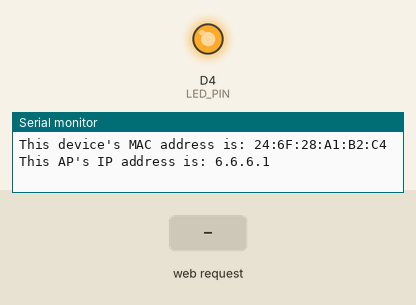
This sketch was run on a simulated ESP8266 (NodeMCU). Parts: output pins drawn as LEDs (lit = HIGH), the last lines printed to the serial monitor. The test bench sets the inputs (shaded band).

Above: at 1.2 s.
1.3 s: HTTP request GET /led/1 received
At 2.3 s:
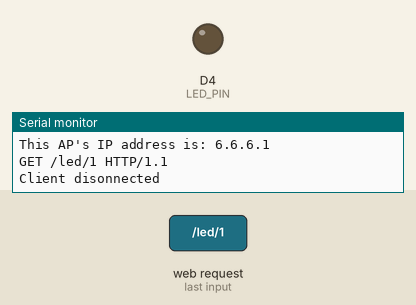
2.8 s: HTTP request GET /led/0 received
At 3.5 s:
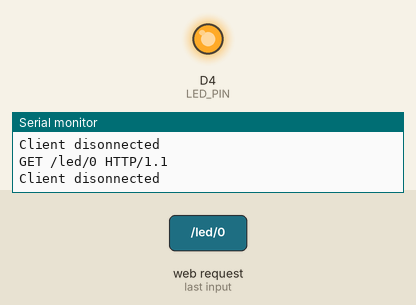
Timing chart, 0 to 5.8 s (numbered marks = the images above; inputs shaded):
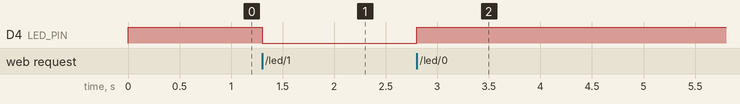

Measured:
- after the input at 1.3 s, D4 (LED_PIN): HIGH → LOW at once
- after the input at 2.8 s, D4 (LED_PIN): LOW → HIGH at once

The sketch:

ap.ino
```cpp
#include <ESP8266WiFi.h>
//#include "pins_arduino.h"
//////////////////////
// WiFi Definitions //
//////////////////////
// this esp's ap credentials
const char AP_NAME[] = "espnode";
const char WiFiAPPSK[] = "security123";

int wifiStatus;
IPAddress ip(6,6,6,1);      // this node's soft ap ip address
IPAddress gateway(6,6,6,1); // this node's soft ap gateway
IPAddress subnet(255,255,255,0); // this node's soft ap subnet mask
WiFiServer server(80);

/////////////////////
// Pin Definitions //
/////////////////////
const int LED_PIN = D4; // ESP's onboard, green LED
const int ANALOG_PIN = A0; // The only analog pin on the ESP
const int DIGITAL_PIN = D3; // Digital pin to be read

void setup()
{
  initHardware();
  setupWiFi();
  server.begin();
}

void loop()
{
  // Check if a client has connected
  WiFiClient client = server.available();
  if (!client) {
    return;
  }

  // Read the first line of the request
  String req = client.readStringUntil('\r');
  Serial.println(req);
  client.flush();

  // Match the request
  int val = -1; // We'll use 'val' to keep track of both the
                // request type (read/set) and value if set.
  if (req.indexOf("/led/0") != -1)
    val = 1; // Will write LED high
  else if (req.indexOf("/led/1") != -1)
    val = 0; // Will write LED low
  else if (req.indexOf("/read") != -1)
    val = -2; // Will print pin reads
  // Otherwise request will be invalid. We'll say as much in HTML

  // Set GPIO5 according to the request
  if (val >= 0)
    digitalWrite(LED_PIN, val);

  client.flush();

  // Prepare the response. Start with the common header:
  String s = "HTTP/1.1 200 OK\r\n";
  s += "Content-Type: text/html\r\n\r\n";
  s += "<!DOCTYPE HTML>\r\n<html>\r\n";
  // If we're setting the LED, print out a message saying we did
  if (val >= 0)
  {
    s += "LED is now ";
    s += (val)?"off":"on";
  }
  else if (val == -2)
  { // If we're reading pins, print out those values:
    s += "Analog Pin = ";
    s += String(analogRead(ANALOG_PIN));
    s += "<br>"; // Go to the next line.
    s += "Digital Pin 3 = ";
    s += String(digitalRead(DIGITAL_PIN));
  }
  else
  {
    s += "Invalid Request.<br> Try /led/1, /led/0, or /read.";
  }
  s += "</html>\n";

  // Send the response to the client
  client.print(s);
  delay(1);
  Serial.println("Client disonnected");

  // The client will actually be disconnected
  // when the function returns and 'client' object is detroyed
}

void setupWiFi()
{
  Serial.print("This device's MAC address is: ");
  Serial.println(WiFi.softAPmacAddress());

  WiFi.mode(WIFI_AP);
  WiFi.softAPConfig(ip, gateway, subnet);
  WiFi.softAP(AP_NAME, WiFiAPPSK, 6, 0);
  Serial.print("This AP's IP address is: ");
  Serial.println(WiFi.softAPIP());
}

void initHardware()
{
  Serial.begin(115200);
  Serial.println();
  pinMode(DIGITAL_PIN, INPUT_PULLUP);
  pinMode(LED_PIN, OUTPUT);
  digitalWrite(LED_PIN, HIGH);//on Lolin ESP8266 v3 dev boards, the led is active low
  //delay(1000);
  // Don't need to set ANALOG_PIN as input,
  // that's all it can be.
}
```
